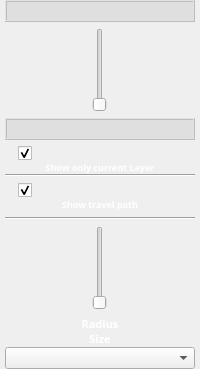
        <widget class="QFrame" name="sliderMainFrame">
         <property name="sizePolicy">
          <sizepolicy hsizetype="Preferred" vsizetype="Expanding">
           <horstretch>0</horstretch>
           <verstretch>0</verstretch>
          </sizepolicy>
         </property>
         <property name="frameShape">
          <enum>QFrame::Box</enum>
         </property>
         <property name="frameShadow">
          <enum>QFrame::Plain</enum>
         </property>
         <property name="lineWidth">
          <number>0</number>
         </property>
         <layout class="QVBoxLayout" name="verticalLayout_9">
          <property name="leftMargin">
           <number>5</number>
          </property>
          <property name="topMargin">
           <number>0</number>
          </property>
          <property name="rightMargin">
           <number>5</number>
          </property>
          <property name="bottomMargin">
           <number>0</number>
          </property>
          <item>
           <widget class="QFrame" name="layerFrame">
            <property name="frameShape">
             <enum>QFrame::Box</enum>
            </property>
            <property name="frameShadow">
             <enum>QFrame::Plain</enum>
            </property>
            <property name="lineWidth">
             <number>0</number>
            </property>
            <layout class="QVBoxLayout" name="verticalLayout_10">
             <property name="leftMargin">
              <number>0</number>
             </property>
             <property name="topMargin">
              <number>0</number>
             </property>
             <property name="rightMargin">
              <number>0</number>
             </property>
             <property name="bottomMargin">
              <number>0</number>
             </property>
             <item>
              <widget class="QLabel" name="label_MaxLayerNo">
               <property name="minimumSize">
                <size>
                 <width>0</width>
                 <height>0</height>
                </size>
               </property>
               <property name="font">
                <font>
                 <family>맑은 고딕</family>
                 <pointsize>10</pointsize>
                 <weight>75</weight>
                 <bold>true</bold>
                </font>
               </property>
               <property name="styleSheet">
                <string notr="true">background-color: rgba(200, 200, 200, 100);</string>
               </property>
               <property name="inputMethodHints">
                <set>Qt::ImhDigitsOnly</set>
               </property>
               <property name="frameShape">
                <enum>QFrame::Box</enum>
               </property>
               <property name="frameShadow">
                <enum>QFrame::Raised</enum>
               </property>
               <property name="text">
                <string notr="true"/>
               </property>
               <property name="alignment">
                <set>Qt::AlignRight|Qt::AlignTrailing|Qt::AlignVCenter</set>
               </property>
              </widget>
             </item>
             <item>
              <widget class="QFrame" name="layerSubFrame">
               <property name="frameShape">
                <enum>QFrame::Box</enum>
               </property>
               <property name="frameShadow">
                <enum>QFrame::Plain</enum>
               </property>
               <property name="lineWidth">
                <number>0</number>
               </property>
               <layout class="QHBoxLayout" name="horizontalLayout_6">
                <property name="spacing">
                 <number>0</number>
                </property>
                <property name="leftMargin">
                 <number>0</number>
                </property>
                <property name="topMargin">
                 <number>0</number>
                </property>
                <property name="rightMargin">
                 <number>0</number>
                </property>
                <property name="bottomMargin">
                 <number>0</number>
                </property>
                <item>
                 <widget class="QSlider" name="slider_layer">
                  <property name="sizePolicy">
                   <sizepolicy hsizetype="Fixed" vsizetype="Expanding">
                    <horstretch>0</horstretch>
                    <verstretch>0</verstretch>
                   </sizepolicy>
                  </property>
                  <property name="minimumSize">
                   <size>
                    <width>0</width>
                    <height>10</height>
                   </size>
                  </property>
                  <property name="orientation">
                   <enum>Qt::Vertical</enum>
                  </property>
                 </widget>
                </item>
               </layout>
              </widget>
             </item>
             <item>
              <widget class="QLabel" name="label_CurLayerNo">
               <property name="font">
                <font>
                 <family>맑은 고딕</family>
                 <pointsize>10</pointsize>
                 <weight>75</weight>
                 <bold>true</bold>
                </font>
               </property>
               <property name="styleSheet">
                <string notr="true">background-color: rgba(200, 200, 200, 100);</string>
               </property>
               <property name="inputMethodHints">
                <set>Qt::ImhDigitsOnly</set>
               </property>
               <property name="frameShape">
                <enum>QFrame::Box</enum>
               </property>
               <property name="frameShadow">
                <enum>QFrame::Raised</enum>
               </property>
               <property name="text">
                <string notr="true"/>
               </property>
               <property name="alignment">
                <set>Qt::AlignRight|Qt::AlignTrailing|Qt::AlignVCenter</set>
               </property>
              </widget>
             </item>
             <item>
              <widget class="QFrame" name="frame_11">
               <property name="frameShape">
                <enum>QFrame::Box</enum>
               </property>
               <property name="frameShadow">
                <enum>QFrame::Plain</enum>
               </property>
               <property name="lineWidth">
                <number>0</number>
               </property>
               <layout class="QVBoxLayout" name="verticalLayout_14">
                <property name="spacing">
                 <number>0</number>
                </property>
                <property name="leftMargin">
                 <number>0</number>
                </property>
                <property name="topMargin">
                 <number>0</number>
                </property>
                <property name="rightMargin">
                 <number>0</number>
                </property>
                <property name="bottomMargin">
                 <number>0</number>
                </property>
                <item>
                 <widget class="QFrame" name="frame_12">
                  <property name="frameShape">
                   <enum>QFrame::Box</enum>
                  </property>
                  <property name="frameShadow">
                   <enum>QFrame::Plain</enum>
                  </property>
                  <property name="lineWidth">
                   <number>0</number>
                  </property>
                  <layout class="QHBoxLayout" name="horizontalLayout_11">
                   <property name="spacing">
                    <number>0</number>
                   </property>
                   <property name="leftMargin">
                    <number>13</number>
                   </property>
                   <property name="topMargin">
                    <number>0</number>
                   </property>
                   <property name="rightMargin">
                    <number>9</number>
                   </property>
                   <property name="bottomMargin">
                    <number>0</number>
                   </property>
                   <item>
                    <widget class="QCheckBox" name="checkBox_showOnlyCurrentPath">
                     <property name="sizePolicy">
                      <sizepolicy hsizetype="Minimum" vsizetype="Preferred">
                       <horstretch>0</horstretch>
                       <verstretch>0</verstretch>
                      </sizepolicy>
                     </property>
                     <property name="maximumSize">
                      <size>
                       <width>16777215</width>
                       <height>16777215</height>
                      </size>
                     </property>
                     <property name="font">
                      <font>
                       <family>맑은 고딕</family>
                       <pointsize>9</pointsize>
                       <weight>75</weight>
                       <bold>true</bold>
                      </font>
                     </property>
                     <property name="layoutDirection">
                      <enum>Qt::LeftToRight</enum>
                     </property>
                     <property name="text">
                      <string/>
                     </property>
                     <property name="checked">
                      <bool>true</bool>
                     </property>
                    </widget>
                   </item>
                  </layout>
                 </widget>
                </item>
                <item>
                 <widget class="QLabel" name="MoveLineTxt_2">
                  <property name="font">
                   <font>
                    <family>맑은 고딕</family>
                    <pointsize>7</pointsize>
                    <weight>75</weight>
                    <bold>true</bold>
                   </font>
                  </property>
                  <property name="styleSheet">
                   <string notr="true">color: rgb(255, 255, 255);</string>
                  </property>
                  <property name="text">
                   <string>Show only current Layer</string>
                  </property>
                  <property name="alignment">
                   <set>Qt::AlignCenter</set>
                  </property>
                  <property name="wordWrap">
                   <bool>true</bool>
                  </property>
                 </widget>
                </item>
                <item>
                 <widget class="Line" name="line_4">
                  <property name="orientation">
                   <enum>Qt::Horizontal</enum>
                  </property>
                 </widget>
                </item>
               </layout>
              </widget>
             </item>
             <item>
              <widget class="QFrame" name="frame_7">
               <property name="frameShape">
                <enum>QFrame::Box</enum>
               </property>
               <property name="frameShadow">
                <enum>QFrame::Plain</enum>
               </property>
               <property name="lineWidth">
                <number>0</number>
               </property>
               <layout class="QVBoxLayout" name="verticalLayout_11">
                <property name="spacing">
                 <number>0</number>
                </property>
                <property name="leftMargin">
                 <number>0</number>
                </property>
                <property name="topMargin">
                 <number>0</number>
                </property>
                <property name="rightMargin">
                 <number>0</number>
                </property>
                <property name="bottomMargin">
                 <number>0</number>
                </property>
                <item>
                 <widget class="QFrame" name="frame_6">
                  <property name="frameShape">
                   <enum>QFrame::Box</enum>
                  </property>
                  <property name="frameShadow">
                   <enum>QFrame::Plain</enum>
                  </property>
                  <property name="lineWidth">
                   <number>0</number>
                  </property>
                  <layout class="QHBoxLayout" name="horizontalLayout_8">
                   <property name="spacing">
                    <number>0</number>
                   </property>
                   <property name="leftMargin">
                    <number>13</number>
                   </property>
                   <property name="topMargin">
                    <number>0</number>
                   </property>
                   <property name="rightMargin">
                    <number>9</number>
                   </property>
                   <property name="bottomMargin">
                    <number>0</number>
                   </property>
                   <item>
                    <widget class="QCheckBox" name="checkBox_MoveLine">
                     <property name="sizePolicy">
                      <sizepolicy hsizetype="Minimum" vsizetype="Preferred">
                       <horstretch>0</horstretch>
                       <verstretch>0</verstretch>
                      </sizepolicy>
                     </property>
                     <property name="maximumSize">
                      <size>
                       <width>16777215</width>
                       <height>16777215</height>
                      </size>
                     </property>
                     <property name="font">
                      <font>
                       <family>맑은 고딕</family>
                       <pointsize>9</pointsize>
                       <weight>75</weight>
                       <bold>true</bold>
                      </font>
                     </property>
                     <property name="layoutDirection">
                      <enum>Qt::LeftToRight</enum>
                     </property>
                     <property name="text">
                      <string/>
                     </property>
                     <property name="checked">
                      <bool>true</bool>
                     </property>
                    </widget>
                   </item>
                  </layout>
                 </widget>
                </item>
                <item>
                 <widget class="QLabel" name="MoveLineTxt">
                  <property name="font">
                   <font>
                    <family>맑은 고딕</family>
                    <pointsize>7</pointsize>
                    <weight>75</weight>
                    <bold>true</bold>
                   </font>
                  </property>
                  <property name="styleSheet">
                   <string notr="true">color: rgb(255, 255, 255);</string>
                  </property>
                  <property name="text">
                   <string>Show travel path</string>
                  </property>
                  <property name="alignment">
                   <set>Qt::AlignCenter</set>
                  </property>
                  <property name="wordWrap">
                   <bool>true</bool>
                  </property>
                 </widget>
                </item>
               </layout>
              </widget>
             </item>
            </layout>
           </widget>
          </item>
          <item>
           <widget class="QFrame" name="editFrame">
            <property name="frameShape">
             <enum>QFrame::Box</enum>
            </property>
            <property name="frameShadow">
             <enum>QFrame::Plain</enum>
            </property>
            <property name="lineWidth">
             <number>0</number>
            </property>
            <layout class="QVBoxLayout" name="verticalLayout_12">
             <property name="spacing">
              <number>0</number>
             </property>
             <property name="leftMargin">
              <number>0</number>
             </property>
             <property name="topMargin">
              <number>0</number>
             </property>
             <property name="rightMargin">
              <number>0</number>
             </property>
             <property name="bottomMargin">
              <number>0</number>
             </property>
             <item>
              <widget class="Line" name="line_3">
               <property name="orientation">
                <enum>Qt::Horizontal</enum>
               </property>
              </widget>
             </item>
             <item>
              <spacer name="verticalSpacer_7">
               <property name="orientation">
                <enum>Qt::Vertical</enum>
               </property>
               <property name="sizeType">
                <enum>QSizePolicy::Fixed</enum>
               </property>
               <property name="sizeHint" stdset="0">
                <size>
                 <width>20</width>
                 <height>6</height>
                </size>
               </property>
              </spacer>
             </item>
             <item>
              <widget class="QFrame" name="editSubFrame">
               <property name="frameShape">
                <enum>QFrame::Box</enum>
               </property>
               <property name="frameShadow">
                <enum>QFrame::Plain</enum>
               </property>
               <property name="lineWidth">
                <number>0</number>
               </property>
               <layout class="QHBoxLayout" name="horizontalLayout_9">
                <property name="spacing">
                 <number>0</number>
                </property>
                <property name="leftMargin">
                 <number>0</number>
                </property>
                <property name="topMargin">
                 <number>0</number>
                </property>
                <property name="rightMargin">
                 <number>0</number>
                </property>
                <property name="bottomMargin">
                 <number>0</number>
                </property>
                <item>
                 <widget class="QSlider" name="slider_supportEdit">
                  <property name="sizePolicy">
                   <sizepolicy hsizetype="Fixed" vsizetype="Expanding">
                    <horstretch>0</horstretch>
                    <verstretch>0</verstretch>
                   </sizepolicy>
                  </property>
                  <property name="minimumSize">
                   <size>
                    <width>0</width>
                    <height>10</height>
                   </size>
                  </property>
                  <property name="orientation">
                   <enum>Qt::Vertical</enum>
                  </property>
                 </widget>
                </item>
               </layout>
              </widget>
             </item>
             <item>
              <spacer name="verticalSpacer_6">
               <property name="orientation">
                <enum>Qt::Vertical</enum>
               </property>
               <property name="sizeType">
                <enum>QSizePolicy::Fixed</enum>
               </property>
               <property name="sizeHint" stdset="0">
                <size>
                 <width>20</width>
                 <height>6</height>
                </size>
               </property>
              </spacer>
             </item>
             <item>
              <widget class="QLabel" name="radiusSizeTxt">
               <property name="font">
                <font>
                 <family>맑은 고딕</family>
                 <pointsize>8</pointsize>
                 <weight>75</weight>
                 <bold>true</bold>
                </font>
               </property>
               <property name="toolTip">
                <string>EditSliderHintA</string>
               </property>
               <property name="text">
                <string>&lt;p align=&quot;center&quot;&gt;&lt;span style=&quot; color:#ffffff;&quot;&gt;Radius&lt;br/&gt;Size&lt;/span&gt;&lt;/p&gt;</string>
               </property>
               <property name="alignment">
                <set>Qt::AlignCenter</set>
               </property>
               <property name="wordWrap">
                <bool>true</bool>
               </property>
              </widget>
             </item>
             <item>
              <widget class="QComboBox" name="comboBox_radiusSize">
               <property name="toolTip">
                <string>EditSliderHintA</string>
               </property>
               <property name="maxVisibleItems">
                <number>6</number>
               </property>
               <property name="maxCount">
                <number>6</number>
               </property>
               <property name="iconSize">
                <size>
                 <width>14</width>
                 <height>14</height>
                </size>
               </property>
               <property name="modelColumn">
                <number>0</number>
               </property>
              </widget>
             </item>
            </layout>
           </widget>
          </item>
         </layout>
        </widget>
